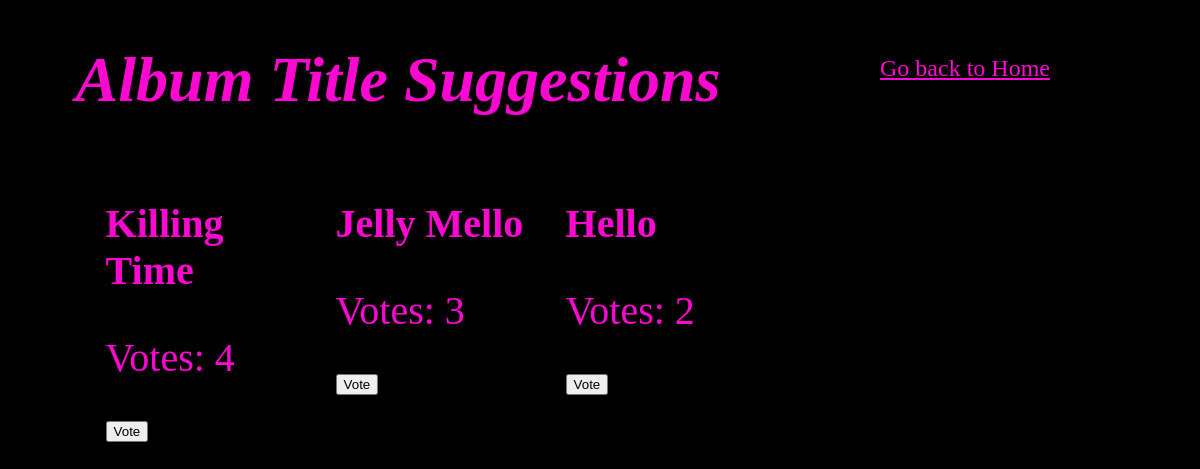
The page /onlinestore/suggestion_list/ on the database its author committed.
### onlinestore/models.py (models this page shows)
class AlbumTitleSuggestion(models.Model):
    title = models.CharField(max_length=255)
    votes = models.IntegerField(default=0)

### onlinestore/views.py (the view)
# urls.py: path('suggestion_list/', views.suggestion_list, name='suggestion_list'),
def suggestion_list(request):
    suggestions = AlbumTitleSuggestion.objects.all()
    return render(request, 'suggestion_list.html', {'suggestions': suggestions})

### onlinestore/templates/suggestion_list.html (shortened to what this page needs)
<!DOCTYPE html>
<html>
<head>
</head>
<body>
  <h1>Album Title Suggestions</h1>
  <div class="suggestion-container">
    {% for suggestion in suggestions|dictsortreversed:"votes" %}
    <div class="suggestion">
      <h3>{{ suggestion.title }}</h3>
      <p>Votes: {{ suggestion.votes }}</p>
      <form action="{% url 'alex:vote' suggestion.id %}" method="post">
        <button type="submit">Vote</button>
      </form>
    </div>
    {% endfor %}
    <a href="{% url 'alex:WebTest' %}" class="return-button">Go back to Home</a>
  </div>
</body>
</body>
</html>

### onlinestore/templates/suggestion_list.html (style rules this page uses)
body { background-color: black !important; background-repeat: initial; background-size: 5cm; margin-left: 2cm; }
.suggestion-container { display: flex; flex-wrap: wrap; justify-content: left; }
.suggestion { width: 200px; margin-bottom: 20px; margin-left: 30px; }
h1 { color: rgb(252, 8, 208); font: bold; font-style: italic; font-size: 400%; }
h3 { color: rgb(252, 8, 208); font: bold; font-size: 250%; }
p { color: rgb(252, 8, 208); font: bold; font-size: 250%; }
a { color: rgb(252, 8, 208); font: bold; font-size: 150%; }
.return-button { position: absolute; top: 55px; right: 150px; }

### rows shown on the page
AlbumTitleSuggestion: title "Killing Time", votes "4"
AlbumTitleSuggestion: title "Jelly Mello", votes "3"
AlbumTitleSuggestion: title "Hello", votes "2"
